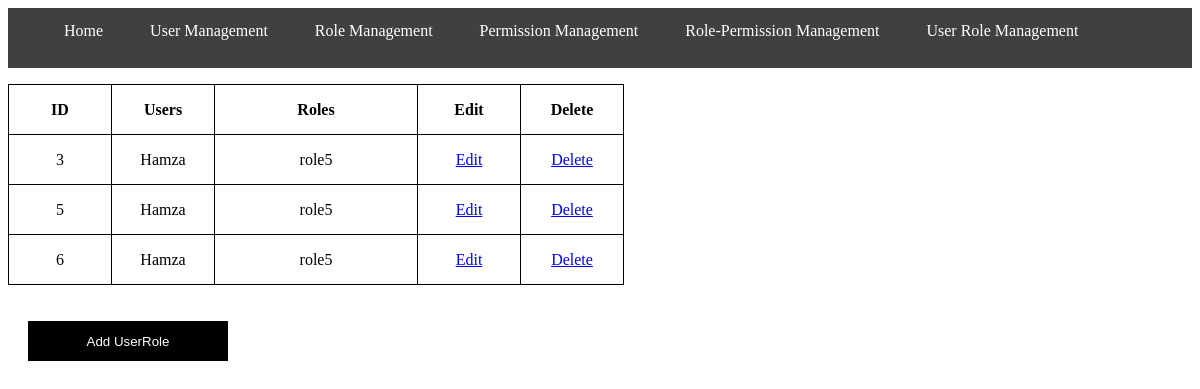
The page /UserRoleList.php (signed in) on the database its author committed.
### tables this page shows
CREATE TABLE `user_role` (
  `id` int(11) NOT NULL,
  `userid` int(11) DEFAULT NULL,
  `roleid` int(11) DEFAULT NULL
);

CREATE TABLE `users` (
  `userid` int(11) NOT NULL,
  `login` varchar(45) DEFAULT NULL,
  `password` varchar(45) DEFAULT NULL,
  `name` varchar(45) DEFAULT NULL,
  `email` varchar(45) DEFAULT NULL,
  `countryid` int(11) DEFAULT NULL,
  `createdon` datetime DEFAULT NULL,
  `createdby` int(11) DEFAULT NULL,
  `isadmin` int(11) DEFAULT NULL,
  `cityid` int(11) DEFAULT NULL
);

CREATE TABLE `roles` (
  `roleid` int(11) NOT NULL,
  `name` varchar(45) DEFAULT NULL,
  `description` varchar(45) DEFAULT NULL,
  `createdon` datetime DEFAULT NULL,
  `createdby` int(11) DEFAULT NULL
);

### UserRoleList.php (the view, shortened to what this page needs)
<?php require('conn.php');
 ?>
<html>
    <head>
    </head>
<body >
<ul>
   <li><a  href="homeAdmin.php">Home</a></li>
  <li><a  href="UserList.php">User Management</a></li>
  <li><a  href="RoleList.php">Role Management</a></li>
  <li><a  href="PermissionList.php">Permission Management</a></li>
  <li><a  href="RolePermissionList.php">Role-Permission Management</a></li>
  <li><a href="UserRoleList.php">User Role Management</a></li>
</ul>
    <table>
<tr>
    <table id='tblMain' style='border:1px solid; border-collapse: collapse;align:center;'><tr><th style='width: 100px; color: black; text-align: center; border-collapse: collapse;border:1px solid;height:50px;'>ID</th>
    <th style='width: 100px; color: black; text-align: center; border-collapse: collapse;border:1px solid;height:50px;'>Users</th>
    <th style='width: 100px; color: black; text-align: center; border-collapse: collapse;border:1px solid;height:50px;'>Roles</th>
<th style='width: 100px; color: black; text-align: center; border-collapse: collapse;border:1px solid;height:50px;'>Edit</th>
<th style='width: 100px; color: black; text-align: center; border-collapse: collapse;border:1px solid;height:50px;'>Delete</th></tr>
<?php
$sql="select ur.id id,u.name uname,r.name rname from user_role ur INNER JOIN users u ON ur.userid=u.userid INNER JOIN roles r ON ur.roleid=r.roleid";
		$result=mysqli_query($conn, $sql);
		$records = mysqli_num_rows($result);
 ?>
  <?php for ( $i=0; $i<$records; $i++) {
$row=mysqli_fetch_assoc($result);
  ?>
    <tr><td style='width: 100px; text-align: center;height:50px; border-collapse: collapse;border:1px solid;'><?php echo $row["id"]?></td>
    <td style='width: 100px; text-align: center;height:50px; border-collapse: collapse;border:1px solid;'><?php echo $row["uname"]?></td>
    <td style='width: 200px; text-align: center;height:50px; border-collapse: collapse;border:1px solid;'><?php echo $row["rname"]?></td>
 <td style='width: 100px; text-align: center;height:50px; border-collapse: collapse;border:1px solid;'><a   href="UserRole.php?Uid=<?php echo $row["id"];?>" >Edit</a></td>
<td style='width: 100px; text-align: center;height:50px; border-collapse: collapse;border:1px solid;'><a  href="UserRoleList.php?Uid=<?php echo $row["id"];?>" onclick="return Confirmation();" >Delete</a></td></tr>
  <?php } ?>
   </table>
</tr>
</table>
<br><br>
<form action="UserRole.php">
<input type="submit" class="submit" value="Add UserRole" >
</form>
</body>
</html>

### UserRoleList.php (style rules this page uses)
ul { list-style-type: none; overflow: hidden; background-color:#404040; height:60px; text-align: center; }
li { float: left; margin-right:15px; text-align: center; font-family: 'Shrikhand'; }
li a { display: block; color: white; text-align: center; padding: 14px 16px; text-decoration: none; height:80px; font-family: 'Shrikhand'; }
.submit { width:200px; height:40px; background-color:black; color:white; font-family:arial; border:none; margin-right:30px; margin-bottom:30px; margin-left:20px; }

### rows shown on the page
user_role: id "3", userid.name "Hamza", roleid.name "role5"
user_role: id "5", userid.name "Hamza", roleid.name "role5"
user_role: id "6", userid.name "Hamza", roleid.name "role5"
